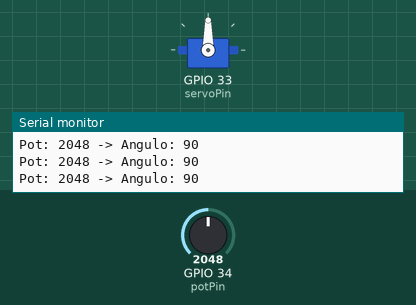
Recording of a sketch running on a simulated ESP32. Shown: servo, the last lines printed to the serial monitor. The test bench sets the inputs (shaded band); at power-on: GPIO 34 (potPin) = 2048.

Above: at 1.2 s.
1.3 s: GPIO 34 (potPin) set to 2866
At 2.4 s:
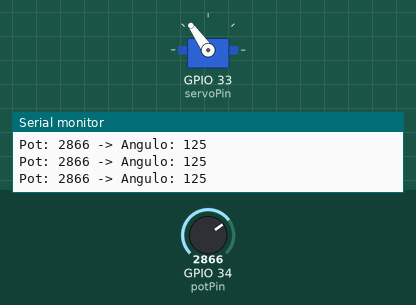
2.8 s: GPIO 34 (potPin) set to 3603
At 3.5 s:
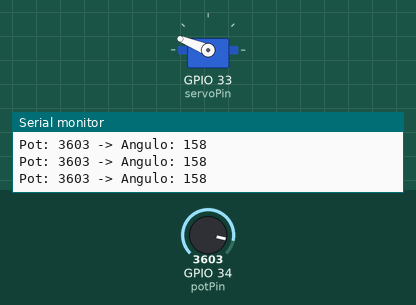
4.3 s: GPIO 34 (potPin) set to 4095
At 4.6 s:
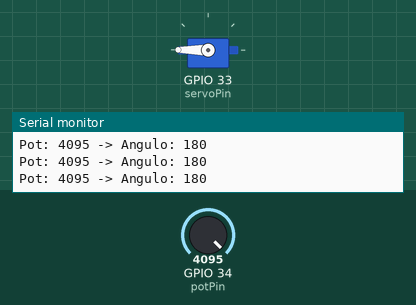
5.8 s: GPIO 34 (potPin) set to 1228
At 6.9 s:
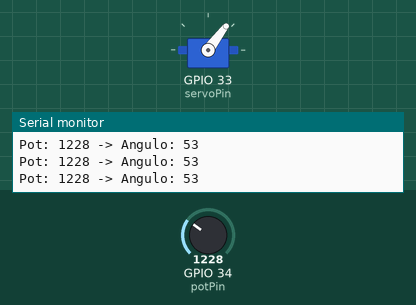
7.3 s: GPIO 34 (potPin) set to 491
At 7.9 s:
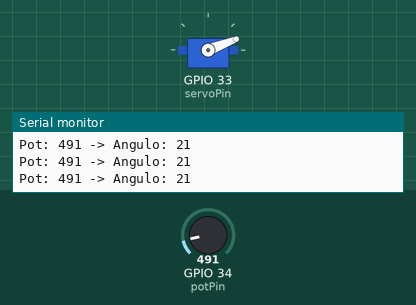
8.8 s: GPIO 34 (potPin) set to 0
At 10.1 s:
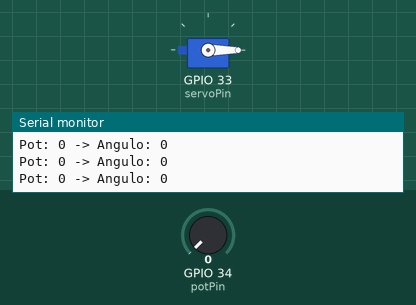
Timing chart, 0 to 11.3 s (numbered marks = the images above; inputs shaded):
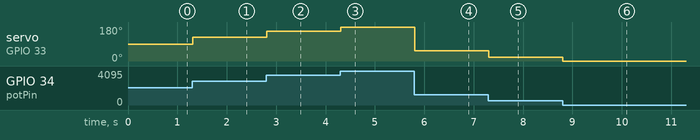

Measured:
- after the input at 1.3 s, servo on GPIO 33 (servoPin): 90° → 125° at once
- after the input at 2.8 s, servo on GPIO 33 (servoPin): 125° → 158° at once
- after the input at 4.3 s, servo on GPIO 33 (servoPin): 158° → 180° at once
- after the input at 5.8 s, servo on GPIO 33 (servoPin): 180° → 53° at once
- after the input at 7.3 s, servo on GPIO 33 (servoPin): 53° → 21° at once
- after the input at 8.8 s, servo on GPIO 33 (servoPin): 21° → 0° at once

The sketch:

Servo_Poten.ino
```cpp
#include <ESP32Servo.h>

const int potPin = 34;   // Pin ADC del potenciómetro
const int servoPin = 33; // Pin de señal del servo

Servo myServo;
int potValue;
int servoAngle;

void setup() {
  Serial.begin(115200);
  myServo.attach(servoPin);
}

void loop() {
  potValue = analogRead(potPin);                  // Lectura ADC: 0–4095 (12 bits)
  servoAngle = map(potValue, 0, 4095, 0, 180);    // Mapear a 0–180 grados
  myServo.write(servoAngle);

  Serial.print("Pot: ");
  Serial.print(potValue);
  Serial.print(" -> Angulo: ");
  Serial.println(servoAngle);

  delay(15); // Tiempo de respuesta del servo
}
```
